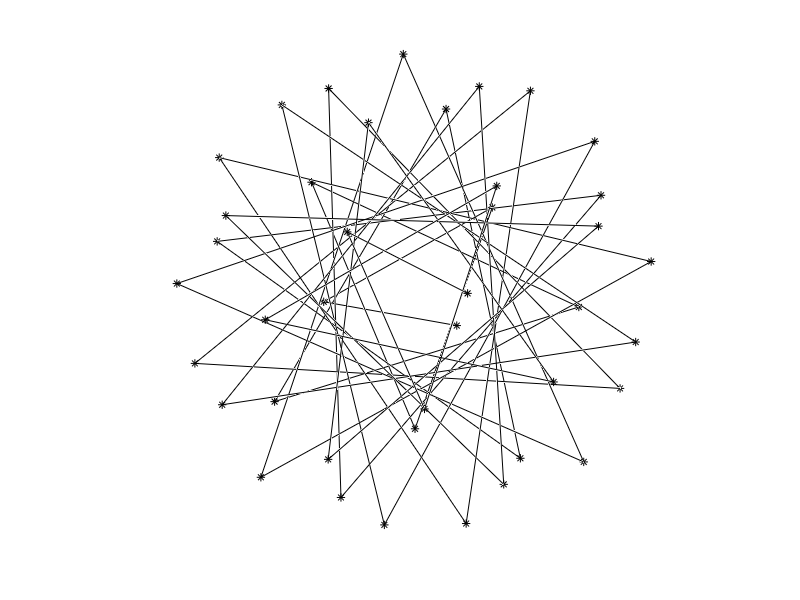
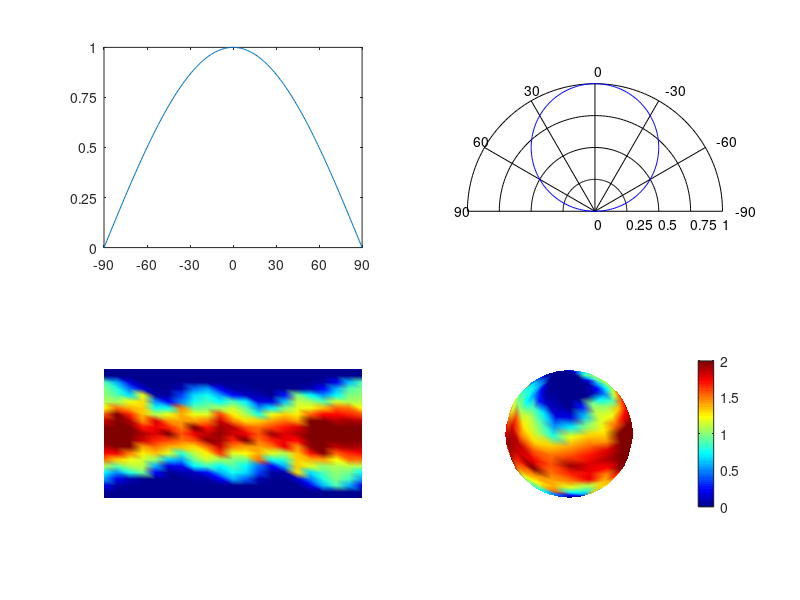

These charts were generated, in order, by the following MATLAB code:
close all
clear all
clear
clc

DEG = pi/180;

% light pattern, copy to for-loops below
function rho = luminosity_func(theta)
    rho = cosd(theta) .* [theta>-90] .* ([theta<90] + [theta>270]);;
end
lum_theta = -180:180;
lum_rho = luminosity_func(lum_theta);

r_shell = 5;
[x_shell, y_shell, z_shell] = sphere;
x_shell = x_shell * r_shell;
y_shell = y_shell * r_shell;
z_shell = z_shell * r_shell;
h_shell = zeros(size(x_shell));

% n points, spread out evenly like on the vertices of a platonic solid
% direction the point to is same as their angle from the center
% number and distance from center is the only factor, "d"
r_light = 4.9;

N = 40;
dlong = pi * (3 - sqrt(5)); % ~2.39996323
dz = 2.0 / N;
long = 0;
z = 1 - (dz / 2);
p = zeros(N,3);
for k = 0:N-1
    r = sqrt(1-z*z);
    p(k+1,:) = [cos(long) * r, sin(long) * r, z];
    z = z - dz;
    long = long + dlong;
end

n = size(p,1);
p = r_light * p; % discretize to slices
p = [p(:,1), p(:,2), round(p(:,3))]; % discretize to slices

figure();
hold on
plot3(p(:,1), p(:,2), p(:,3), 'k-')
plot3(p(:,1), p(:,2), p(:,3), 'k*')
hold off
axis equal
axis off

% for each point on sphere
for ii = 1:size(x_shell,1)
    for jj = 1:size(x_shell,2)
        % for each point of light
        for kk = 1:n
            u1 = [p(kk,1), p(kk,2), 0]; % flat
            u1 = u1 / norm(u1);
            u2 = [x_shell(ii,jj), y_shell(ii,jj), z_shell(ii,jj)] - p(kk,:);
            u2 = u2 / norm(u2);
            phi = acosd(dot(u1,u2));
            h_shell(ii,jj) = h_shell(ii,jj) + luminosity_func(phi);
        end
    end
end

figure();

subplot(2,2,1);
plot(lum_theta, lum_rho);
yticks([0:0.25:1]);
xticks([-90:30:90]);
xlim([-90 90])

subplot(2,2,2);
hold on
t = linspace(0,pi,100);
for r_tick = [0:0.25:1]
    text(r_tick, -0.1, num2str(r_tick))
    plot(r_tick*cos(t), r_tick*sin(t), 'k-')
end
for t_tick = [-90:30:90]
    text(-1.1*sind(t_tick), 1.1*cosd(t_tick), num2str(t_tick))
    plot([0, -sind(t_tick)], [0, cosd(t_tick)], 'k-')
end
plot(-lum_rho .* sin(lum_theta*DEG), lum_rho .* cos(lum_theta*DEG), 'b-')
hold off
axis equal
axis off

subplot(2,2,3);
pcolor(h_shell);
colormap jet
shading interp
caxis([0 2])
axis off
daspect([1 2 1])

subplot(2,2,4);
surf(x_shell, y_shell, z_shell, h_shell);
colormap jet
shading interp
axis equal
axis off
colorbar
caxis([0 2])
